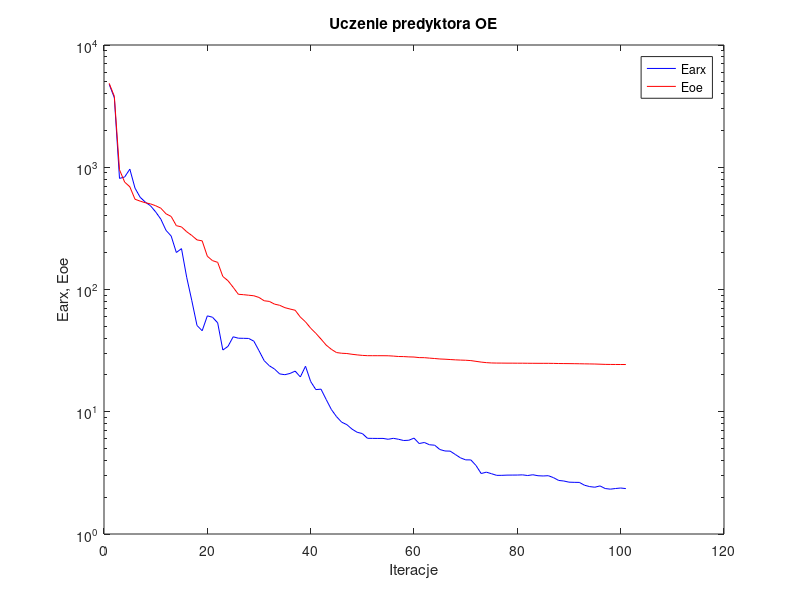
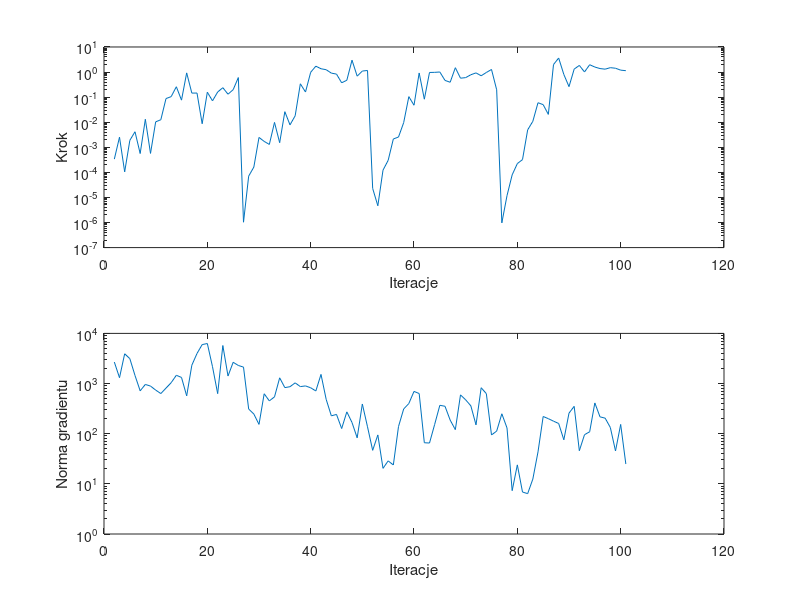

Reproduce these figures in MATLAB, in order.
%uczenie predyktora oe
clear all;
n=0; farx(n+1)=4.771534e+003; foe(n+1)=4.859559e+003; wspucz(n+1)=0.000000e+000; ng(n+1)=0.000000e+000;
%odnowa zmiennej metryki
n=1; farx(n+1)=3.708108e+003; foe(n+1)=3.803684e+003; krok(n+1)=3.383827e-004; ng(n+1)=2.677922e+003;
n=2; farx(n+1)=8.105071e+002; foe(n+1)=9.531440e+002; krok(n+1)=2.531421e-003; ng(n+1)=1.308654e+003;
n=3; farx(n+1)=8.326089e+002; foe(n+1)=7.559624e+002; krok(n+1)=1.046887e-004; ng(n+1)=3.920855e+003;
n=4; farx(n+1)=9.647280e+002; foe(n+1)=6.920280e+002; krok(n+1)=1.889294e-003; ng(n+1)=3.137455e+003;
n=5; farx(n+1)=6.751012e+002; foe(n+1)=5.472716e+002; krok(n+1)=4.161987e-003; ng(n+1)=1.447412e+003;
n=6; farx(n+1)=5.678909e+002; foe(n+1)=5.282837e+002; krok(n+1)=5.631478e-004; ng(n+1)=7.159706e+002;
n=7; farx(n+1)=5.186645e+002; foe(n+1)=5.123018e+002; krok(n+1)=1.308616e-002; ng(n+1)=9.594584e+002;
n=8; farx(n+1)=4.840851e+002; foe(n+1)=5.015669e+002; krok(n+1)=5.704577e-004; ng(n+1)=8.908938e+002;
n=9; farx(n+1)=4.311621e+002; foe(n+1)=4.844513e+002; krok(n+1)=1.033570e-002; ng(n+1)=7.403156e+002;
n=10; farx(n+1)=3.762038e+002; foe(n+1)=4.623301e+002; krok(n+1)=1.256724e-002; ng(n+1)=6.316617e+002;
n=11; farx(n+1)=3.048248e+002; foe(n+1)=4.163543e+002; krok(n+1)=8.776600e-002; ng(n+1)=8.105793e+002;
n=12; farx(n+1)=2.738254e+002; foe(n+1)=3.958324e+002; krok(n+1)=1.046893e-001; ng(n+1)=1.040392e+003;
n=13; farx(n+1)=2.007793e+002; foe(n+1)=3.328152e+002; krok(n+1)=2.595550e-001; ng(n+1)=1.461696e+003;
n=14; farx(n+1)=2.159334e+002; foe(n+1)=3.250947e+002; krok(n+1)=7.596282e-002; ng(n+1)=1.322929e+003;
n=15; farx(n+1)=1.260421e+002; foe(n+1)=2.969484e+002; krok(n+1)=9.270274e-001; ng(n+1)=5.680179e+002;
n=16; farx(n+1)=8.091907e+001; foe(n+1)=2.765080e+002; krok(n+1)=1.448235e-001; ng(n+1)=2.320871e+003;
n=17; farx(n+1)=5.078481e+001; foe(n+1)=2.545660e+002; krok(n+1)=1.455442e-001; ng(n+1)=3.972263e+003;
n=18; farx(n+1)=4.598695e+001; foe(n+1)=2.500014e+002; krok(n+1)=8.685192e-003; ng(n+1)=5.982507e+003;
n=19; farx(n+1)=6.086995e+001; foe(n+1)=1.870500e+002; krok(n+1)=1.572879e-001; ng(n+1)=6.278815e+003;
n=20; farx(n+1)=5.933344e+001; foe(n+1)=1.722592e+002; krok(n+1)=7.113068e-002; ng(n+1)=2.168776e+003;
n=21; farx(n+1)=5.337896e+001; foe(n+1)=1.667916e+002; krok(n+1)=1.601162e-001; ng(n+1)=6.292179e+002;
n=22; farx(n+1)=3.197861e+001; foe(n+1)=1.277725e+002; krok(n+1)=2.382113e-001; ng(n+1)=5.730414e+003;
n=23; farx(n+1)=3.426867e+001; foe(n+1)=1.179649e+002; krok(n+1)=1.308949e-001; ng(n+1)=1.413678e+003;
n=24; farx(n+1)=4.104968e+001; foe(n+1)=1.042477e+002; krok(n+1)=1.981558e-001; ng(n+1)=2.653873e+003;
n=25; farx(n+1)=3.995945e+001; foe(n+1)=9.139751e+001; krok(n+1)=6.034212e-001; ng(n+1)=2.293963e+003;
%odnowa zmiennej metryki
n=26; farx(n+1)=3.987871e+001; foe(n+1)=9.069464e+001; krok(n+1)=1.028644e-006; ng(n+1)=2.125610e+003;
n=27; farx(n+1)=3.978042e+001; foe(n+1)=8.979064e+001; krok(n+1)=7.063894e-005; ng(n+1)=3.105077e+002;
n=28; farx(n+1)=3.779378e+001; foe(n+1)=8.887331e+001; krok(n+1)=1.625548e-004; ng(n+1)=2.466936e+002;
n=29; farx(n+1)=3.158129e+001; foe(n+1)=8.609267e+001; krok(n+1)=2.469223e-003; ng(n+1)=1.533305e+002;
n=30; farx(n+1)=2.618200e+001; foe(n+1)=8.088855e+001; krok(n+1)=1.718805e-003; ng(n+1)=6.255259e+002;
n=31; farx(n+1)=2.378420e+001; foe(n+1)=7.991755e+001; krok(n+1)=1.300439e-003; ng(n+1)=4.512176e+002;
n=32; farx(n+1)=2.237016e+001; foe(n+1)=7.594093e+001; krok(n+1)=9.824309e-003; ng(n+1)=5.424590e+002;
n=33; farx(n+1)=2.039820e+001; foe(n+1)=7.427337e+001; krok(n+1)=1.524981e-003; ng(n+1)=1.300679e+003;
n=34; farx(n+1)=2.009312e+001; foe(n+1)=7.105309e+001; krok(n+1)=2.629929e-002; ng(n+1)=8.295339e+002;
n=35; farx(n+1)=2.057330e+001; foe(n+1)=6.924078e+001; krok(n+1)=7.833534e-003; ng(n+1)=8.650927e+002;
n=36; farx(n+1)=2.150010e+001; foe(n+1)=6.765149e+001; krok(n+1)=1.803262e-002; ng(n+1)=1.032344e+003;
n=37; farx(n+1)=1.926440e+001; foe(n+1)=5.947582e+001; krok(n+1)=3.404866e-001; ng(n+1)=8.689920e+002;
n=38; farx(n+1)=2.357047e+001; foe(n+1)=5.438018e+001; krok(n+1)=1.600146e-001; ng(n+1)=8.968804e+002;
n=39; farx(n+1)=1.767139e+001; foe(n+1)=4.825773e+001; krok(n+1)=9.792329e-001; ng(n+1)=8.231238e+002;
n=40; farx(n+1)=1.517877e+001; foe(n+1)=4.381617e+001; krok(n+1)=1.715220e+000; ng(n+1)=7.116052e+002;
n=41; farx(n+1)=1.530565e+001; foe(n+1)=3.931639e+001; krok(n+1)=1.355274e+000; ng(n+1)=1.521265e+003;
n=42; farx(n+1)=1.260738e+001; foe(n+1)=3.509979e+001; krok(n+1)=1.240335e+000; ng(n+1)=4.841432e+002;
n=43; farx(n+1)=1.044438e+001; foe(n+1)=3.241689e+001; krok(n+1)=9.073805e-001; ng(n+1)=2.271181e+002;
n=44; farx(n+1)=9.123807e+000; foe(n+1)=3.049136e+001; krok(n+1)=8.295027e-001; ng(n+1)=2.422552e+002;
n=45; farx(n+1)=8.217491e+000; foe(n+1)=3.009840e+001; krok(n+1)=3.730916e-001; ng(n+1)=1.266814e+002;
n=46; farx(n+1)=7.844434e+000; foe(n+1)=2.994654e+001; krok(n+1)=4.714530e-001; ng(n+1)=2.724869e+002;
n=47; farx(n+1)=7.213868e+000; foe(n+1)=2.952391e+001; krok(n+1)=2.984343e+000; ng(n+1)=1.672572e+002;
n=48; farx(n+1)=6.793081e+000; foe(n+1)=2.918539e+001; krok(n+1)=6.871474e-001; ng(n+1)=8.263207e+001;
n=49; farx(n+1)=6.632399e+000; foe(n+1)=2.891147e+001; krok(n+1)=1.098329e+000; ng(n+1)=3.912311e+002;
n=50; farx(n+1)=6.065600e+000; foe(n+1)=2.875287e+001; krok(n+1)=1.155850e+000; ng(n+1)=1.372856e+002;
%odnowa zmiennej metryki
n=51; farx(n+1)=6.055932e+000; foe(n+1)=2.874476e+001; krok(n+1)=2.288495e-005; ng(n+1)=4.657609e+001;
n=52; farx(n+1)=6.050414e+000; foe(n+1)=2.873935e+001; krok(n+1)=4.654987e-006; ng(n+1)=9.451014e+001;
n=53; farx(n+1)=6.052250e+000; foe(n+1)=2.873351e+001; krok(n+1)=1.223990e-004; ng(n+1)=2.037446e+001;
n=54; farx(n+1)=5.955595e+000; foe(n+1)=2.870301e+001; krok(n+1)=3.018569e-004; ng(n+1)=2.872364e+001;
n=55; farx(n+1)=6.061953e+000; foe(n+1)=2.853624e+001; krok(n+1)=2.144917e-003; ng(n+1)=2.378381e+001;
n=56; farx(n+1)=5.956660e+000; foe(n+1)=2.831293e+001; krok(n+1)=2.564143e-003; ng(n+1)=1.388009e+002;
n=57; farx(n+1)=5.817218e+000; foe(n+1)=2.826537e+001; krok(n+1)=9.600724e-003; ng(n+1)=3.107410e+002;
n=58; farx(n+1)=5.847057e+000; foe(n+1)=2.810719e+001; krok(n+1)=1.047148e-001; ng(n+1)=3.997992e+002;
n=59; farx(n+1)=6.085390e+000; foe(n+1)=2.802756e+001; krok(n+1)=4.756755e-002; ng(n+1)=6.970007e+002;
n=60; farx(n+1)=5.496260e+000; foe(n+1)=2.772905e+001; krok(n+1)=9.205345e-001; ng(n+1)=6.322737e+002;
n=61; farx(n+1)=5.606515e+000; foe(n+1)=2.769654e+001; krok(n+1)=8.276012e-002; ng(n+1)=6.600232e+001;
n=62; farx(n+1)=5.369711e+000; foe(n+1)=2.746303e+001; krok(n+1)=9.634903e-001; ng(n+1)=6.517039e+001;
n=63; farx(n+1)=5.326849e+000; foe(n+1)=2.725678e+001; krok(n+1)=9.744898e-001; ng(n+1)=1.533950e+002;
n=64; farx(n+1)=4.910567e+000; foe(n+1)=2.701918e+001; krok(n+1)=1.006124e+000; ng(n+1)=3.683951e+002;
n=65; farx(n+1)=4.776716e+000; foe(n+1)=2.690830e+001; krok(n+1)=4.641165e-001; ng(n+1)=3.523373e+002;
n=66; farx(n+1)=4.762889e+000; foe(n+1)=2.673968e+001; krok(n+1)=3.924010e-001; ng(n+1)=1.867883e+002;
n=67; farx(n+1)=4.471033e+000; foe(n+1)=2.657944e+001; krok(n+1)=1.492172e+000; ng(n+1)=1.204846e+002;
n=68; farx(n+1)=4.195415e+000; foe(n+1)=2.646700e+001; krok(n+1)=5.692710e-001; ng(n+1)=5.942913e+002;
n=69; farx(n+1)=4.040729e+000; foe(n+1)=2.638039e+001; krok(n+1)=6.002260e-001; ng(n+1)=4.730497e+002;
n=70; farx(n+1)=4.037294e+000; foe(n+1)=2.621159e+001; krok(n+1)=7.807902e-001; ng(n+1)=3.597081e+002;
n=71; farx(n+1)=3.634951e+000; foe(n+1)=2.584131e+001; krok(n+1)=9.270274e-001; ng(n+1)=1.499567e+002;
n=72; farx(n+1)=3.123567e+000; foe(n+1)=2.548292e+001; krok(n+1)=7.113726e-001; ng(n+1)=8.251410e+002;
n=73; farx(n+1)=3.205224e+000; foe(n+1)=2.522226e+001; krok(n+1)=9.606268e-001; ng(n+1)=6.290587e+002;
n=74; farx(n+1)=3.113201e+000; foe(n+1)=2.507151e+001; krok(n+1)=1.268929e+000; ng(n+1)=9.436015e+001;
n=75; farx(n+1)=3.017952e+000; foe(n+1)=2.501893e+001; krok(n+1)=1.961845e-001; ng(n+1)=1.127020e+002;
%odnowa zmiennej metryki
n=76; farx(n+1)=3.019397e+000; foe(n+1)=2.500697e+001; krok(n+1)=9.682870e-007; ng(n+1)=2.494925e+002;
n=77; farx(n+1)=3.031654e+000; foe(n+1)=2.497941e+001; krok(n+1)=1.178746e-005; ng(n+1)=1.303132e+002;
n=78; farx(n+1)=3.033798e+000; foe(n+1)=2.497847e+001; krok(n+1)=7.961977e-005; ng(n+1)=7.316890e+000;
n=79; farx(n+1)=3.035754e+000; foe(n+1)=2.495967e+001; krok(n+1)=2.238326e-004; ng(n+1)=2.389293e+001;
n=80; farx(n+1)=3.046050e+000; foe(n+1)=2.495788e+001; krok(n+1)=3.229906e-004; ng(n+1)=6.866720e+000;
n=81; farx(n+1)=3.008447e+000; foe(n+1)=2.492724e+001; krok(n+1)=4.953534e-003; ng(n+1)=6.381294e+000;
n=82; farx(n+1)=3.052261e+000; foe(n+1)=2.491496e+001; krok(n+1)=1.086709e-002; ng(n+1)=1.245637e+001;
n=83; farx(n+1)=2.996619e+000; foe(n+1)=2.490065e+001; krok(n+1)=5.983917e-002; ng(n+1)=4.340512e+001;
n=84; farx(n+1)=2.983248e+000; foe(n+1)=2.489681e+001; krok(n+1)=5.018717e-002; ng(n+1)=2.203716e+002;
n=85; farx(n+1)=2.998732e+000; foe(n+1)=2.489545e+001; krok(n+1)=2.051314e-002; ng(n+1)=1.993435e+002;
n=86; farx(n+1)=2.890021e+000; foe(n+1)=2.486392e+001; krok(n+1)=1.991105e+000; ng(n+1)=1.778597e+002;
n=87; farx(n+1)=2.742561e+000; foe(n+1)=2.480548e+001; krok(n+1)=3.629522e+000; ng(n+1)=1.597181e+002;
n=88; farx(n+1)=2.713053e+000; foe(n+1)=2.478125e+001; krok(n+1)=8.006816e-001; ng(n+1)=7.553729e+001;
n=89; farx(n+1)=2.654955e+000; foe(n+1)=2.476062e+001; krok(n+1)=2.621075e-001; ng(n+1)=2.572296e+002;
n=90; farx(n+1)=2.646484e+000; foe(n+1)=2.473266e+001; krok(n+1)=1.310660e+000; ng(n+1)=3.507268e+002;
n=91; farx(n+1)=2.643021e+000; foe(n+1)=2.469645e+001; krok(n+1)=1.841069e+000; ng(n+1)=4.575615e+001;
n=92; farx(n+1)=2.505521e+000; foe(n+1)=2.465285e+001; krok(n+1)=1.009068e+000; ng(n+1)=9.544262e+001;
n=93; farx(n+1)=2.442352e+000; foe(n+1)=2.461525e+001; krok(n+1)=1.961613e+000; ng(n+1)=1.093235e+002;
n=94; farx(n+1)=2.413767e+000; foe(n+1)=2.457332e+001; krok(n+1)=1.585247e+000; ng(n+1)=4.109265e+002;
n=95; farx(n+1)=2.474300e+000; foe(n+1)=2.449125e+001; krok(n+1)=1.378694e+000; ng(n+1)=2.168054e+002;
n=96; farx(n+1)=2.354642e+000; foe(n+1)=2.440690e+001; krok(n+1)=1.304490e+000; ng(n+1)=2.039927e+002;
n=97; farx(n+1)=2.327456e+000; foe(n+1)=2.437843e+001; krok(n+1)=1.498210e+000; ng(n+1)=1.329657e+002;
n=98; farx(n+1)=2.355554e+000; foe(n+1)=2.436183e+001; krok(n+1)=1.420334e+000; ng(n+1)=4.530137e+001;
n=99; farx(n+1)=2.377742e+000; foe(n+1)=2.434958e+001; krok(n+1)=1.192577e+000; ng(n+1)=1.530096e+002;
n=100; farx(n+1)=2.352614e+000; foe(n+1)=2.434697e+001; krok(n+1)=1.134786e+000; ng(n+1)=2.486212e+001;

figure; semilogy(farx,'b'); hold on; semilogy(foe,'r'); xlabel('Iteracje'); ylabel('Earx, Eoe'); legend('Earx','Eoe'); title('Uczenie predyktora OE');
figure; subplot(2,1,1); semilogy(krok); xlabel('Iteracje'); ylabel('Krok');
subplot(2,1,2); semilogy(ng); xlabel('Iteracje'); ylabel('Norma gradientu');
Earx=farx(n+1)
Eoe=foe(n+1)
